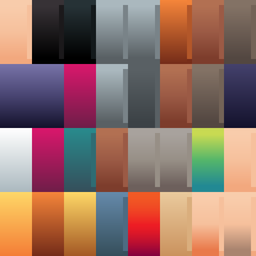
#> input picture assets/texturas/paleta_mago.png, 256 x 256 px, shrunk from 1024 x 1024 before the run
$ python paleta_morvath.py
#> lines starting #> are read from the running program, lines starting #| are printed output that depends on the picture
"""Genera la paleta de Morvath (el jefe final) a partir de la del mago de KayKit.

Morvath es el reflejo oscuro de Aldric: mismo modelo, otros colores.
  - telas moradas, azules, magentas y verdes → carmesí y negro
  - piel → pálida, casi gris (la torre le ha consumido)
  - grises → más oscuros
Uso:  python herramientas/paleta_morvath.py
"""
import colorsys
from pathlib import Path
from PIL import Image

RAIZ = Path(__file__).resolve().parent.parent
ORIGEN = RAIZ / 'assets' / 'texturas' / 'paleta_mago.png'
DESTINO = RAIZ / 'assets' / 'texturas' / 'paleta_morvath.png'


def morvath(r, g, b):
    h, s, v = colorsys.rgb_to_hsv(r / 255, g / 255, b / 255)
    grados = h * 360
    piel = 15 <= grados <= 45 and 0.15 < s < 0.6 and v > 0.7
    if piel:
        # piel pálida, apagada
        h2, s2, v2 = 0.08, s * 0.25, v * 0.82
    elif s > 0.25:
        # cualquier tela de color → carmesí (más oscuro cuanto más oscuro era)
        h2 = 0.97 if grados < 40 or grados > 180 else 0.99
        s2 = min(1, 0.55 + s * 0.4)
        v2 = v * 0.55
    else:
        # grises y negros → más oscuros, con un toque frío
        h2, s2, v2 = 0.72, s * 0.5, v * 0.6
    r2, g2, b2 = colorsys.hsv_to_rgb(h2, s2, v2)
    return round(r2 * 255), round(g2 * 255), round(b2 * 255)


def main():
    im = Image.open(ORIGEN).convert('RGBA')
#> im is the input picture: PIL image 256x256 RGBA; mean R, G, B, A 145, 111.4, 101.2, 255
    px = im.load()
    for y in range(im.height):
        for x in range(im.width):
            r, g, b, a = px[x, y]
            px[x, y] = (*morvath(r, g, b), a)
    im.save(DESTINO)
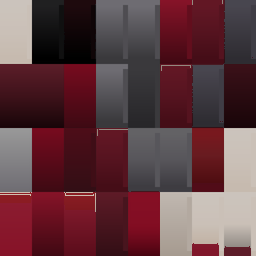
#> saved as paleta_morvath.png: PIL image 256x256 RGBA; mean R, G, B, A 97, 58.8, 64.9, 255
    print(f'{DESTINO.relative_to(RAIZ)}: {im.size[0]}×{im.size[1]}')
#| assets/texturas/paleta_morvath.png: 256×256


if __name__ == '__main__':
    main()

$ run again, with assets/texturas/paleta_barbaro.png copied over assets/texturas/paleta_mago.png
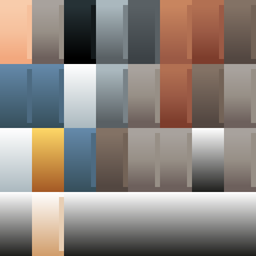
#> input picture assets/texturas/paleta_barbaro.png, 256 x 256 px, shrunk from 1024 x 1024 before the run
#> in main, im is the input picture: PIL image 256x256 RGBA; mean R, G, B, A 140.9, 131.7, 125.3, 255
#> in main, `im.save(DESTINO)`:
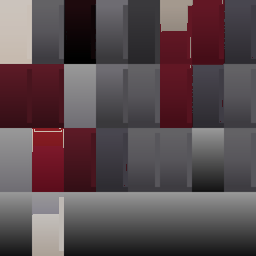
#> saved as paleta_morvath.png: PIL image 256x256 RGBA; mean R, G, B, A 89.1, 74.5, 78.4, 255
#| assets/texturas/paleta_morvath.png: 256×256

$ run again, with assets/texturas/paleta_barbaro_oscura.png copied over assets/texturas/paleta_mago.png
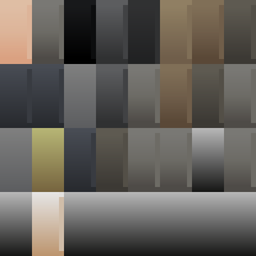
#> input picture assets/texturas/paleta_barbaro_oscura.png, 256 x 256 px, shrunk from 1024 x 1024 before the run
#> in main, im is the input picture: PIL image 256x256 RGBA; mean R, G, B, A 99.5, 95.3, 89.4, 255
#> in main, `im.save(DESTINO)`:
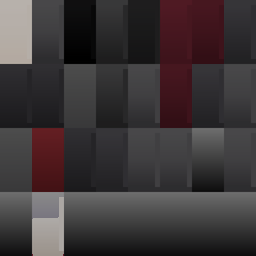
#> saved as paleta_morvath.png: PIL image 256x256 RGBA; mean R, G, B, A 61.3, 54.6, 56.3, 255
#| assets/texturas/paleta_morvath.png: 256×256
